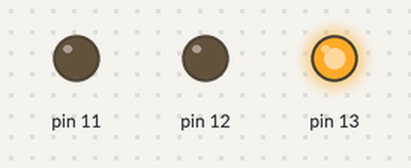
Simulated run of this sketch. Board: Arduino Uno, built with avr-gcc and run on an emulated ATmega328P. Shown: output pins drawn as LEDs (lit = HIGH).

Above: at 0.2 s.
At 2.7 s:
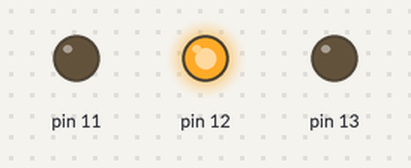
At 4.2 s:
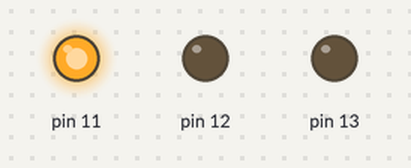
At 5.7 s:
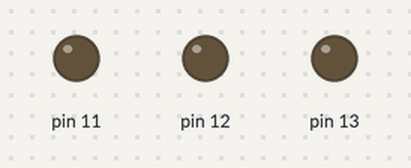
Timing chart, 0 to 6.5 s (numbered marks = the images above):
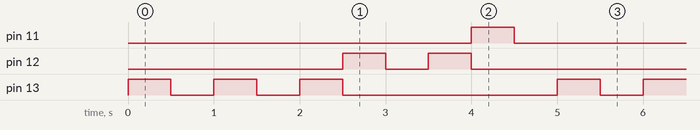

The sketch:

sketch_oct4b_led_tres_piscam_quantidade_diferente.ino
```cpp
void setup() {
  // put your setup code here, to run once:
pinMode (13, OUTPUT);
pinMode (12, OUTPUT);
pinMode (11, OUTPUT);
//pin = pino
// mode = modo
//13 eh a porta que vamos conectar o led e
//output eh dizendo que vai sair
}

void loop() {
  // put your main code here, to run repeatedly:

//led vermelho PISCA 3X
digitalWrite(13, 1);
delay(500);
digitalWrite(13, 0);
delay(500);
digitalWrite(13, 1);
delay(500);
digitalWrite(13, 0);
delay(500);
digitalWrite(13,1);
delay(500);
digitalWrite(13, 0);

//led AMARELO PISCA 2X
digitalWrite(12, 1);
delay(500);
digitalWrite(12, 0);
delay(500);
digitalWrite(12, 1);
delay(500);
digitalWrite(12, 0);

//led vermelho PISCA 1X
digitalWrite(11, 1);
delay(500);
digitalWrite(11, 0);
delay(500);


}
```

Measured:
- by itself, pin 11: alternates HIGH for 0.50 s and LOW for 4.5 s
- by itself, pin 12: repeats every 5.0 s: LOW 0.50 s, HIGH 0.50 s, LOW 3.5 s, HIGH 0.50 s
- by itself, pin 13: repeats every 5.0 s: 2 × (LOW 0.50 s, HIGH 0.50 s), LOW 2.5 s, HIGH 0.50 s
